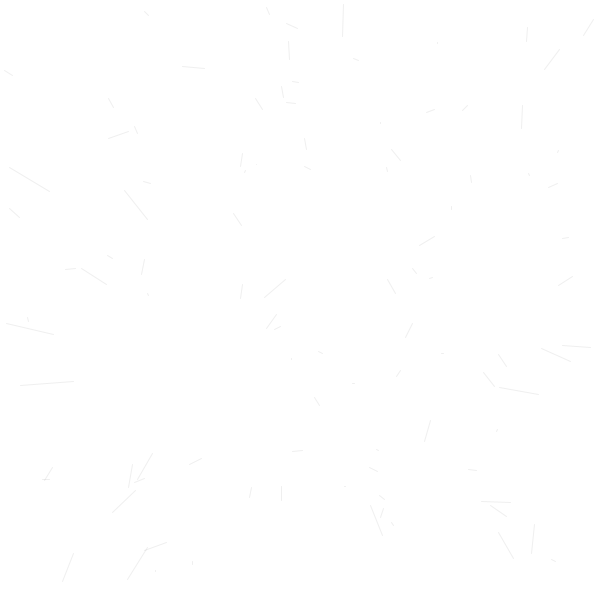
Frame 1 (no input)
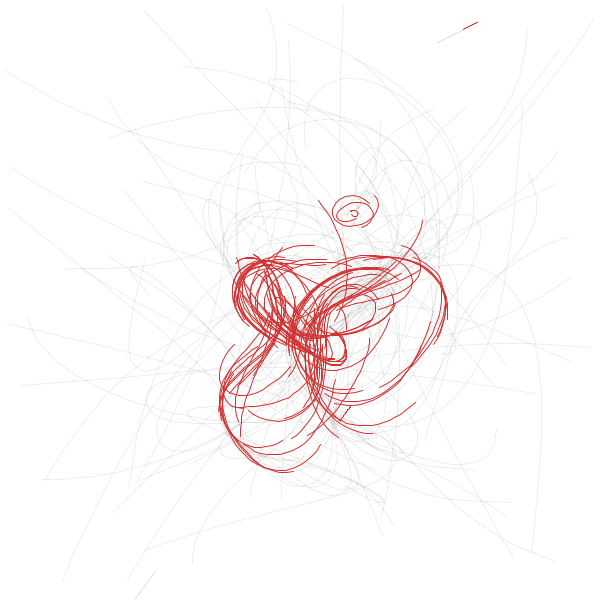
Frame 60 (the mouse pressed at the canvas centre just before this capture)
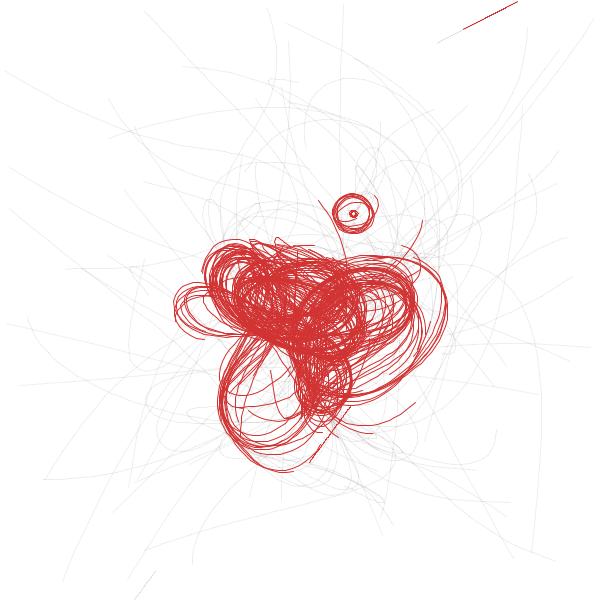
Frame 120 (the mouse held since frame 60 and released just before this capture)

The Processing sketch that drew these frames (run headless with seeded random() and noise(); from frame 60 on, the mouse is pressed at the canvas centre):

// Processing sketch: processing_62959
// ── processing_62959.pde

/***
* Este sketch pertenece a los materiales del taller
* Sistemas Generativos: Cómo adiestrar a la computadora para que haga arte en lugar de uno
* Dictado por Leonardo Solaas en el Centro Cultural de España en Buenos Aires en mayo de 2010
*
* Este código se distribuye bajo licencia GNU/GPL v3: http://www.gnu.org/licenses/gpl.txt
***/

//cantidad de agentes autónomos
int cant = 100;
//dibujar las trayectorias o no?
boolean dibujar = true;
// darle a cada agente una variación individual?
boolean variar = true;

Bola bolas[];

void setup(){
  size(600, 600);
  background(255);
  fill(0, 32);
  stroke(0, 16);
  smooth();
  
  //crear todos los agentes y almacenarlos en un array
  bolas = new Bola[cant];
  for(int n=0; n<cant; n++){
    bolas[n] = new Bola();
  }
  //ahora que ya existen todos los agentes, decidir a cuál va a orbitar cada uno
  for(int m=0; m<cant; m++){
    bolas[m].orbitarA(bolas[int(random(cant))]);
  }
}

void draw(){
  //si no estamos dibujando las trayectorias, limpiar la pantalla
  if(!dibujar) background(255);
  
  //recorrer todos los agentes y moverlos
  for(int i=0; i<cant; i++){
    bolas[i].paso();
  }
}

//definición de la clase Bola
class Bola{
  // vectores de posición y velocidad
  PVector pos, vel;
  // agente en torno al cual orbita este
  Bola sol;
  //velocidad inicial máxima
  float vi = 1;
  //fracción de la distancia al sol que se recorre a cada paso
  float g = variar ? random(0.01, 0.1) : 0.01;
  
  Bola(){
    //valores iniciales de posición y velocidad
    pos = new PVector(random(width), random(height));
    vel = new PVector(random(-vi, vi), random(-vi, vi));
  }
  
  void orbitarA(Bola s){
    sol = s;
  }
  
  void paso(){
    // almacenar la posición actual antes de cambiarla
    PVector prev = new PVector(pos.x, pos.y);
    //calcular la distancia entre la posición del sol y la mía
    PVector d = PVector.sub(sol.pos, pos);
    //multiplicar la distancia por la fracción de la misma que voy a recorrer en este paso
    d.mult(g);
    //sumar la distancia que voy a recorrer a la velocidad que ya traía
    vel.add(d);
    //modificar mi posición actual sumándole mi velocidad
    pos.add(vel);
    //ponerle un límite máximo a mi velocidad
    vel.limit(5);
    //vel.mult(0.9);
    
    //dibujar trayectoria o círculo en posición actual
    if(dibujar){
      line(prev.x, prev.y, pos.x, pos.y);
    }else{
      ellipse(pos.x, pos.y, random(500),random(500));
    }
    
   if(pos.x >= width || pos.y >= height){
   
    pos.x=random(500);
    
    pos.y=random(500);
    
    stroke(random(255),50,50);
    
   }
   if(pos.x >= 700 || pos.y >= 700){
   
    pos.x=random(200);
    
    pos.y=random(200);
    
    stroke(50,random(255),50);
    
   }
  }
}
